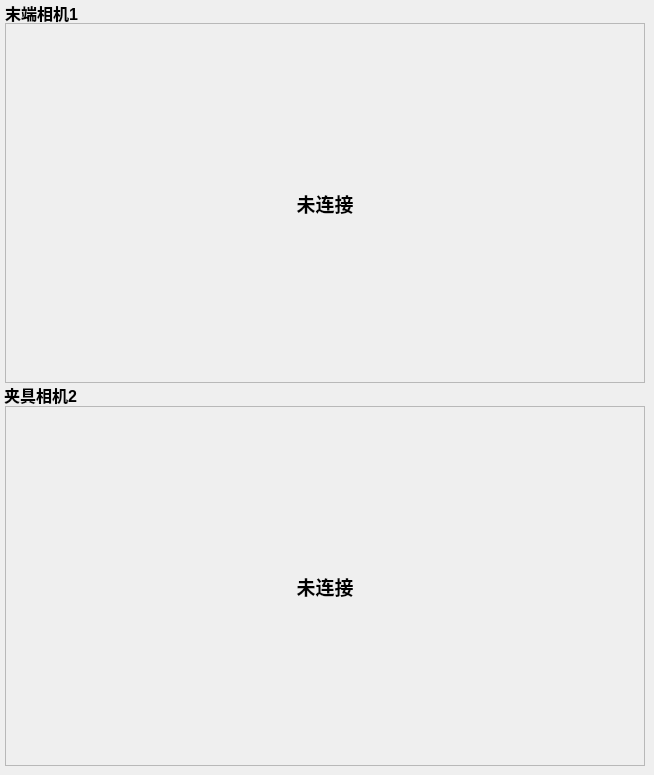
    <widget class="QWidget" name="tab_5">
     <attribute name="title">
      <string>可视化</string>
     </attribute>
     <widget class="QLabel" name="cam1_label">
      <property name="geometry">
       <rect>
        <x>5</x>
        <y>23</y>
        <width>640</width>
        <height>360</height>
       </rect>
      </property>
      <property name="font">
       <font>
        <pointsize>14</pointsize>
        <bold>true</bold>
       </font>
      </property>
      <property name="frameShape">
       <enum>QFrame::Shape::StyledPanel</enum>
      </property>
      <property name="frameShadow">
       <enum>QFrame::Shadow::Raised</enum>
      </property>
      <property name="text">
       <string>未连接</string>
      </property>
      <property name="alignment">
       <set>Qt::AlignmentFlag::AlignCenter</set>
      </property>
     </widget>
     <widget class="QLabel" name="cam2_label">
      <property name="geometry">
       <rect>
        <x>5</x>
        <y>406</y>
        <width>640</width>
        <height>360</height>
       </rect>
      </property>
      <property name="font">
       <font>
        <pointsize>14</pointsize>
        <bold>true</bold>
       </font>
      </property>
      <property name="frameShape">
       <enum>QFrame::Shape::StyledPanel</enum>
      </property>
      <property name="frameShadow">
       <enum>QFrame::Shadow::Raised</enum>
      </property>
      <property name="text">
       <string>未连接</string>
      </property>
      <property name="alignment">
       <set>Qt::AlignmentFlag::AlignCenter</set>
      </property>
     </widget>
     <widget class="QLabel" name="label_79">
      <property name="geometry">
       <rect>
        <x>5</x>
        <y>0</y>
        <width>81</width>
        <height>25</height>
       </rect>
      </property>
      <property name="font">
       <font>
        <pointsize>12</pointsize>
        <bold>true</bold>
       </font>
      </property>
      <property name="text">
       <string>末端相机1</string>
      </property>
      <property name="alignment">
       <set>Qt::AlignmentFlag::AlignLeading|Qt::AlignmentFlag::AlignLeft|Qt::AlignmentFlag::AlignVCenter</set>
      </property>
     </widget>
     <widget class="QLabel" name="label_116">
      <property name="geometry">
       <rect>
        <x>4</x>
        <y>382</y>
        <width>91</width>
        <height>25</height>
       </rect>
      </property>
      <property name="font">
       <font>
        <pointsize>12</pointsize>
        <bold>true</bold>
       </font>
      </property>
      <property name="text">
       <string>夹具相机2</string>
      </property>
      <property name="alignment">
       <set>Qt::AlignmentFlag::AlignLeading|Qt::AlignmentFlag::AlignLeft|Qt::AlignmentFlag::AlignVCenter</set>
      </property>
     </widget>
    </widget>
